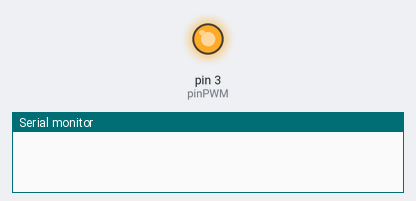
Simulated run of this sketch. Board: Arduino Uno, built with avr-gcc and run on an emulated ATmega328P. On the bench: output pins drawn as LEDs (lit = HIGH), the last lines printed to the serial monitor.

Above: at 0.1 s.
At 6.1 s:
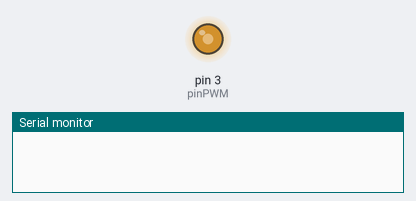
At 8.1 s:
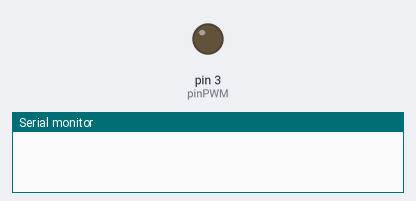
At 29.8 s:
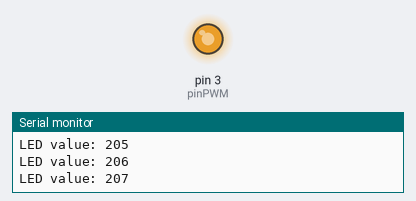
Timing chart, 0 to 40.0 s (numbered marks = the images above):
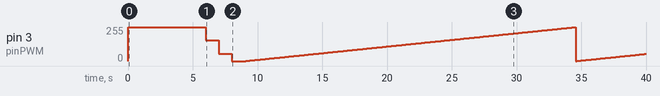

Measured:
- by itself, pin 3 (pinPWM): 255/255 → 155/255 at 6.0 s, → 55/255 1.0 s later, → 0/255 1.0 s later, → 1/255 1.1 s later, … (312 changes in this stretch)

The sketch:

SimpleLEDDriver.ino
```cpp
int pinPWM = 3;

void setup() {
  //Simple serial comunication, to display the values in the monitor
  Serial.begin(9600);


  //enable pin 12 for digital OUTPUT
  pinMode(pinPWM, OUTPUT);

  //test turn on the LED strip for 5 sec and then turn it off
  digitalWrite(pinPWM, HIGH);
  delay(5000);
  digitalWrite(pinPWM, LOW);

  // instead of controlling the LED Strip with 0 and 1
  // we can control the LED h77Strip from 0 - 255
  analogWrite(pinPWM, 255);
  delay(1000);
  analogWrite(pinPWM, 155);
  delay(1000);
  analogWrite(pinPWM, 55);
  delay(1000);
  analogWrite(pinPWM, 0);
  delay(1000);

}

void loop() {

  for(int i = 0; i < 255; i++){
    analogWrite(pinPWM, i);

    //print the values in the serial monitor
    Serial.print("LED value: ");
    Serial.println(i);

    //wait 100ms
    delay(100);
  }

}
```
